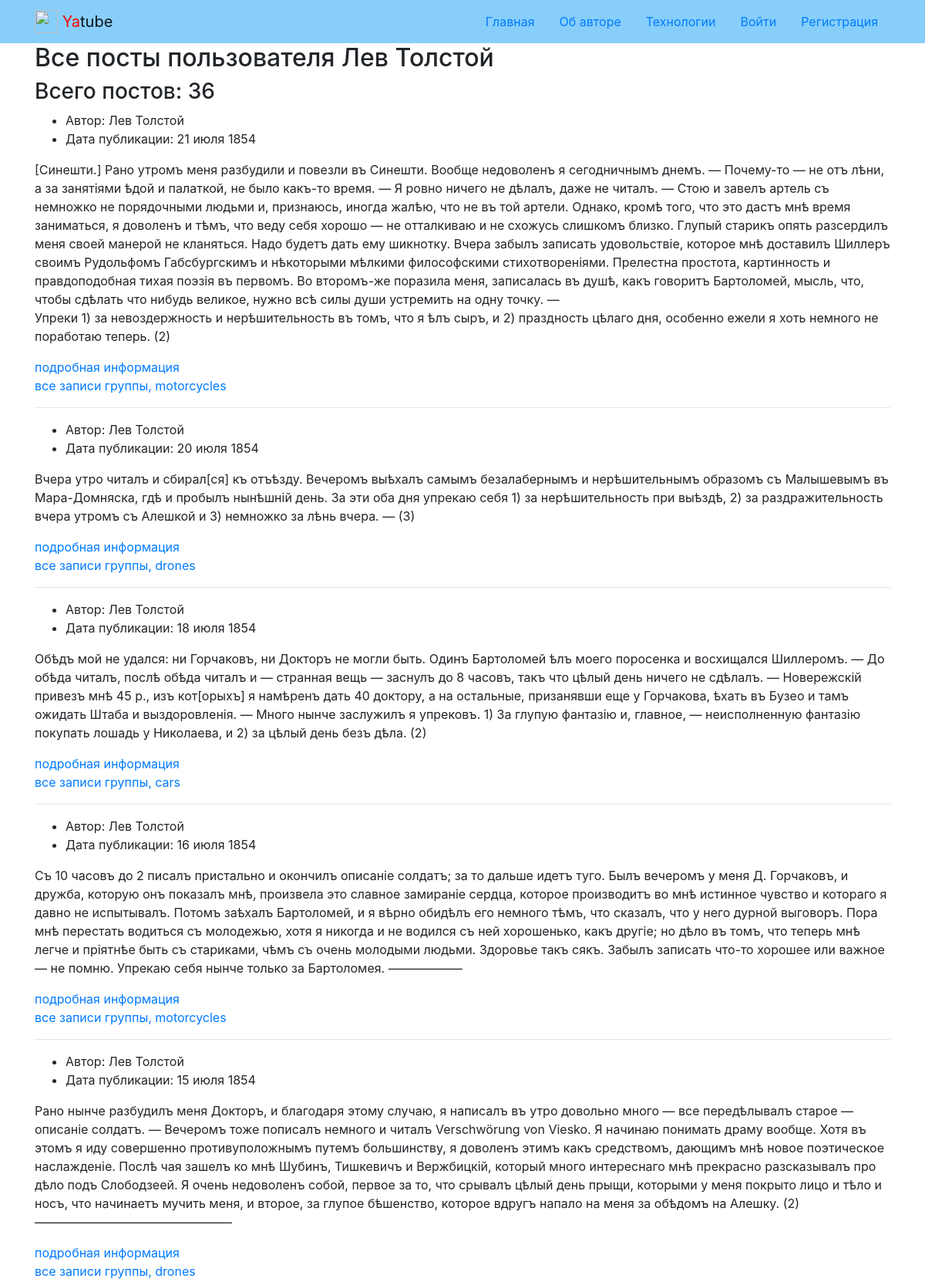
/profile/leo/?page=2 (upper part), run on the app's committed database.
### posts/models.py (models this page shows, shortened)
class Post(models.Model):
    text = models.TextField(
        max_length=200, verbose_name='Текст',
    )
    pub_date = models.DateTimeField(
        auto_now_add=True, verbose_name='Дата'
    )
    author = models.ForeignKey(
        User,
        on_delete=models.CASCADE,
        related_name='posts',
        verbose_name='Автор'
    )
    group = models.ForeignKey(
        Group, blank=True, null=True,
        on_delete=models.SET_NULL,
        related_name='posts',
        verbose_name='Группа',
    )
    image = models.ImageField(
        'Картинка',
        upload_to='posts/',
        blank=True
    )
    class Meta:
        ordering = ('-pub_date',)
        verbose_name_plural = 'Посты'

class Group(models.Model):
    title = models.CharField(
        verbose_name='Информация о группах',
        max_length=200
    )
    slug = models.SlugField(
        max_length=200, unique=True,
        db_index=True, verbose_name='slug'
    )
    description = models.TextField(
        verbose_name='Описание'
    )
    class Meta:
        verbose_name_plural = 'Группы'

### posts/views.py (the view)
# urls.py: path('profile/<str:username>/', views.profile, name='profile'),
def profile(request, username):
    author = get_object_or_404(User, username=username)
    user_posts = author.posts.select_related('group')
    post_count = user_posts.count()
    paginator = Paginator(user_posts, 10)
    page_number = request.GET.get('page')
    page_obj = paginator.get_page(page_number)
    title = f'Профаил пользователя {username}'
    context = {
        'title': title,
        'page_obj': page_obj,
        'post_count': post_count,
        'author': author,
    }
    return render(request, 'posts/profile.html', context)

### core/context_processors/year.py (called while the page is built)
def year(request):
    return {
        'year': datetime.now().year
    }

### templates/posts/profile.html (shortened to what this page needs)
{% extends "base.html" %}
{% block content %}
{% load thumbnail %}
<div class="container ru-5">
  <h2>Все посты пользователя {{ author.get_full_name }}</h2>
  <h3>Всего постов: {{ post_count }} </h3>
  {% for post in page_obj %}
  <article>
    <ul>
      <li>
        Автор: {{ post.author.get_full_name }}
      </li>
      <li>
        Дата публикации: {{ post.pub_date|date:"d E Y" }}
      </li>
    </ul>
    <p>{{ post.text|linebreaksbr }}</p>
  <a href="{% url 'posts:post_detail' post.id %}"> подробная информация </a>
  </article>
  {% if post.group %}
  <a href="{% url 'posts:group_list' post.group.slug %}">все записи группы, {{ post.group.slug }}</a>
  {% endif %}
  {% if not forloop.last %}<hr>{% endif %}
  {% endfor %}
</div>
{% endblock %}

### data on the page
Post: author.get_full_name "Лев Толстой", pub_date "21 июля 1854", text "[Синешти.] Рано утромъ меня разбудили и повезли въ Синешти. Вообще недоволенъ я сегодничнымъ днемъ. — Почему-то — не отъ лѣни, а за занятіями ѣдой и палаткой, не было какъ-тο время. — Я ровно ничего не дѣлалъ, даже не читалъ. — Стою и завелъ артель съ немножко не порядочными людьми и, признаюсь, иногда жалѣю, что не въ той артели. Однако, кромѣ того, что это дастъ мнѣ время заниматься, я доволенъ и тѣмъ, что веду себя хорошо — не отталкиваю и не схожусь слишкомъ близко. Глупый старикъ опять разсердилъ меня своей манерой не кланяться. Надо будетъ дать ему шикнотку. Вчера забылъ записать удовольствіе, которое мнѣ доставилъ Шиллеръ своимъ Рудольфомъ Габсбургскимъ и нѣкоторыми мѣлкими…", group.slug "motorcycles"
Post: author.get_full_name "Лев Толстой", pub_date "20 июля 1854", text "Вчера утро читалъ и сбирал[ся] къ отъѣзду. Вечеромъ выѣхалъ самымъ безалабернымъ и нерѣшительнымъ образомъ съ Малышевымъ въ Мара-Домняска, гдѣ и пробылъ нынѣшній день. За эти оба дня упрекаю себя 1) за нерѣшительность при выѣздѣ, 2) за раздражительность вчера утромъ съ Алешкой и 3) немножко за лѣнь вчера. — (3)", group.slug "drones"
Post: author.get_full_name "Лев Толстой", pub_date "18 июля 1854", text "Обѣдъ мой не удался: ни Горчаковъ, ни Докторъ не могли быть. Одинъ Бартоломей ѣлъ моего поросенка и восхищался Шиллеромъ. — До обѣда читалъ, послѣ обѣда читалъ и — странная вещь — заснулъ до 8 часовъ, такъ что цѣлый день ничего не сдѣлалъ. — Новережскій привезъ мнѣ 45 р., изъ кот[орыхъ] я намѣренъ дать 40 доктору, а на остальные, призанявши еще у Горчакова, ѣхать въ Бузео и тамъ ожидать Штаба и выздоровленія. — Много нынче заслужилъ я упрековъ. 1) За глупую фантазію и, главное, — неисполненную фантазію покупать лошадь у Николаева, и 2) за цѣлый день безъ дѣла. (2)", group.slug "cars"
Post: author.get_full_name "Лев Толстой", pub_date "16 июля 1854", text "Съ 10 часовъ до 2 писалъ пристально и окончилъ описаніе солдатъ; за то дальше идетъ туго. Былъ вечеромъ у меня Д. Горчаковъ, и дружба, которую онъ показалъ мнѣ, произвела это славное замираніе сердца, которое производитъ во мнѣ истинное чувство и котораго я давно не испытывалъ. Потомъ заѣхалъ Бартоломей, и я вѣрно обидѣлъ его немного тѣмъ, что сказалъ, что у него дурной выговоръ. Пора мнѣ перестать водиться съ молодежью, хотя я никогда и не водился съ ней хорошенько, какъ другіе; но дѣло въ томъ, что теперь мнѣ легче и пріятнѣе быть съ стариками, чѣмъ съ очень молодыми людьми. Здоровье такъ сякъ. Забылъ записать что-то хорошее или важное — не помню. Упрекаю себя нынче только за Бартоломея.…", group.slug "motorcycles"
Post: author.get_full_name "Лев Толстой", pub_date "15 июля 1854", text "Рано нынче разбудилъ меня Докторъ, и благодаря этому случаю, я написалъ въ утро довольно много — все передѣлывалъ старое — описаніе солдатъ. — Вечеромъ тоже пописалъ немного и читалъ Verschwörung von Viesko. Я начинаю понимать драму вообще. Хотя въ этомъ я иду совершенно противуположнымъ путемъ большинству, я доволенъ этимъ какъ средствомъ, дающимъ мнѣ новое поэтическое наслажденіе. Послѣ чая зашелъ ко мнѣ Шубинъ, Тишкевичъ и Вержбицкій, который много интереснаго мнѣ прекрасно разсказывалъ про дѣло подъ Слободзеей. Я очень недоволенъ собой, первое за то, что срывалъ цѣлый день прыщи, которыми у меня покрыто лицо и тѣло и носъ, что начинаетъ мучить меня, и второе, за глупое бѣшенство,…", group.slug "drones"

### other printed values
{{ author.get_full_name }} "Лев Толстой"
{{ post_count }} "36"
